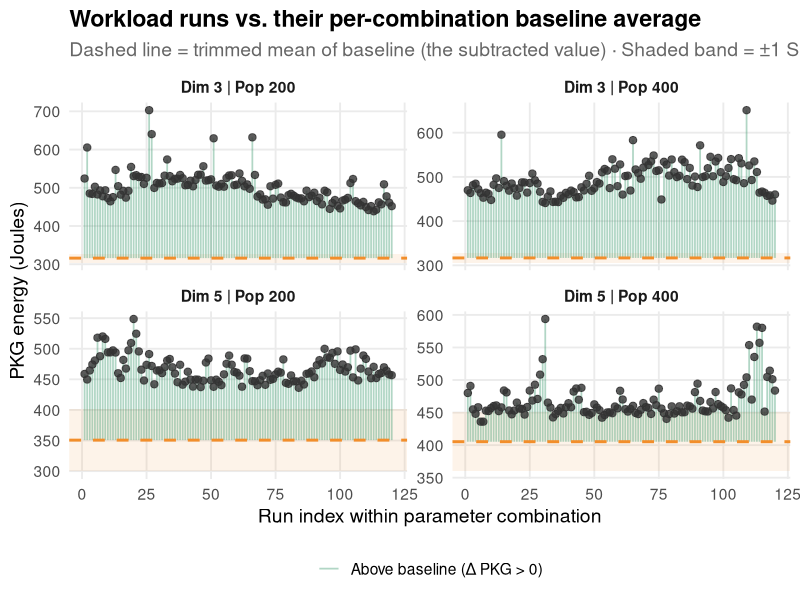
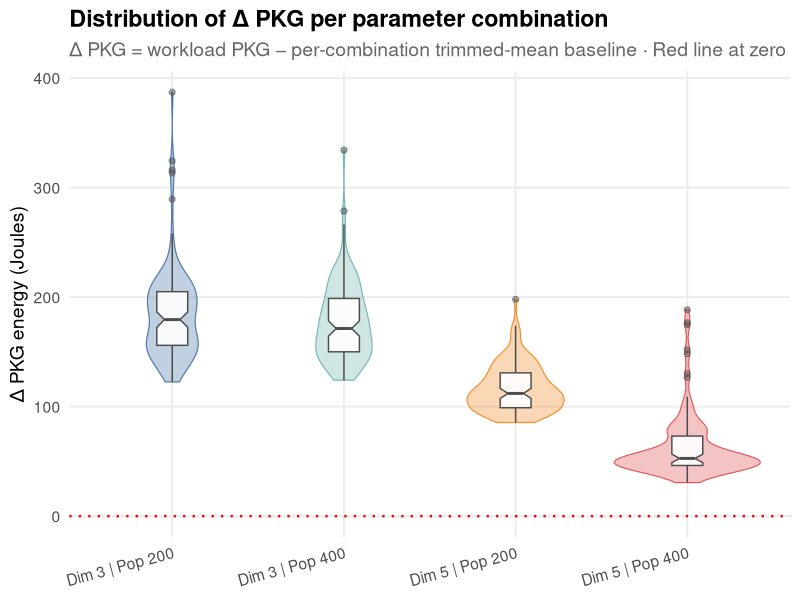
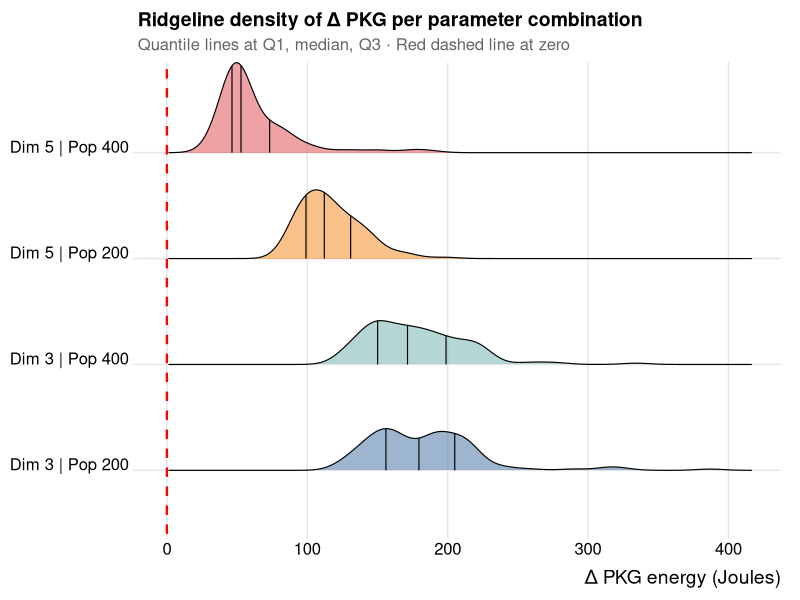

The R script that drew these images, in order:
## ---- chunk 1
knitr::opts_chunk$set(
  echo      = TRUE,
  warning   = FALSE,
  message   = FALSE,
  fig.align = "center",
  fig.width = 9,
  fig.height = 5,
  dpi       = 150
)
## ---- chunk 2
library(ggplot2)
library(dplyr)
library(ggridges)
## ---- chunk 3
null_cols <- c("alpha", "max_gens", "different_seeds",
               "diff_fitness", "generations", "evaluations")

# ── Baseline (100 ms sampling) ───────────────────────────────────────────────
baseline <- read.csv("data/ola-base-ola-baseline-14-Dec-12-06-42.csv")
baseline[null_cols] <- NULL

# Per-combination trimmed mean (20 % trimming) — this is the value subtracted
baseline_summary <- baseline %>%
  group_by(dimension, population_size) %>%
  summarise(
    n_baseline       = n(),
    trimmed_mean_PKG = mean(PKG, trim = 0.2),
    sd_PKG           = sd(PKG),
    .groups = "drop"
  ) %>%
  mutate(param_combo = paste0("Dim ", dimension, " | Pop ", population_size))

# ── Workload ─────────────────────────────────────────────────────────────────
workload <- read.csv("data/ola-1.11.7-ola-14-Dec-13-02-30.csv")
workload$param_combo <- paste0("Dim ", workload$dimension,
                                " | Pop ", workload$population_size)

# Join the per-combination trimmed mean onto every workload row
workload <- workload %>%
  left_join(
    baseline_summary %>% select(dimension, population_size, trimmed_mean_PKG, sd_PKG),
    by = c("dimension", "population_size")
  ) %>%
  mutate(
    delta_PKG = PKG - trimmed_mean_PKG,
    run_index = ave(seq_along(PKG), param_combo, FUN = seq_along)
  )
## ---- chunk 4
baseline_summary %>%
  select(param_combo, n_baseline, trimmed_mean_PKG, sd_PKG) %>%
  mutate(across(where(is.numeric), ~ round(.x, 2)))
## ---- chunk 5
pal_sign <- c("TRUE" = "#3D9970", "FALSE" = "#E07A5F")

ggplot(workload, aes(x = as.numeric(run_index), y = PKG)) +
  # ±1 SD baseline band
  geom_rect(
    data = baseline_summary,
    aes(xmin = -Inf, xmax = Inf,
        ymin = trimmed_mean_PKG - sd_PKG,
        ymax = trimmed_mean_PKG + sd_PKG),
    fill = "#F28E2B", alpha = 0.10, inherit.aes = FALSE
  ) +
  # sign-coded vertical segments
  geom_segment(
    aes(xend = as.numeric(run_index),
        yend = trimmed_mean_PKG,
        colour = delta_PKG >= 0),
    alpha = 0.40, linewidth = 0.6
  ) +
  # workload points
  geom_point(colour = "grey20", size = 2.2, alpha = 0.80) +
  # baseline average line
  geom_hline(
    data = baseline_summary,
    aes(yintercept = trimmed_mean_PKG),
    linetype = "dashed", colour = "#F28E2B", linewidth = 1.0
  ) +
  scale_colour_manual(
    values = pal_sign,
    labels = c("TRUE" = "Above baseline (Δ PKG > 0)",
               "FALSE" = "Below baseline (Δ PKG < 0)"),
    name = NULL
  ) +
  facet_wrap(~ param_combo, ncol = 2, scales = "free_y") +
  theme_minimal(base_size = 14) +
  theme(
    legend.position  = "bottom",
    strip.text       = element_text(face = "bold"),
    panel.grid.minor = element_blank(),
    plot.title       = element_text(face = "bold"),
    plot.subtitle    = element_text(colour = "grey40")
  ) +
  labs(
    title    = "Workload runs vs. their per-combination baseline average",
    subtitle = "Dashed line = trimmed mean of baseline (the subtracted value) · Shaded band = ±1 SD",
    x        = "Run index within parameter combination",
    y        = "PKG energy (Joules)"
  )
## ---- chunk 6
combo_pal <- c(
  "Dim 3 | Pop 200" = "#4E79A7",
  "Dim 3 | Pop 400" = "#76B7B2",
  "Dim 5 | Pop 200" = "#F28E2B",
  "Dim 5 | Pop 400" = "#E15759"
)

ggplot(workload,
       aes(x = param_combo, y = delta_PKG,
           fill = param_combo, colour = param_combo)) +
  geom_violin(alpha = 0.35, linewidth = 0.4, width = 0.85) +
  geom_boxplot(
    width = 0.18, notch = TRUE,
    outlier.size = 1.8, outlier.alpha = 0.5,
    fill = "white", colour = "grey30", alpha = 0.9
  ) +
  geom_hline(yintercept = 0, linetype = "dotted",
             colour = "red", linewidth = 0.8) +
  scale_fill_manual(values = combo_pal) +
  scale_colour_manual(values = combo_pal) +
  theme_minimal(base_size = 14) +
  theme(
    legend.position  = "none",
    axis.text.x      = element_text(angle = 15, hjust = 1),
    panel.grid.minor = element_blank(),
    plot.title       = element_text(face = "bold"),
    plot.subtitle    = element_text(colour = "grey40")
  ) +
  labs(
    title    = "Distribution of Δ PKG per parameter combination",
    subtitle = "Δ PKG = workload PKG − per-combination trimmed-mean baseline · Red line at zero",
    x        = NULL,
    y        = "Δ PKG energy (Joules)"
  )
## ---- chunk 7
ggplot(workload,
       aes(x = delta_PKG, y = param_combo, fill = param_combo)) +
  geom_density_ridges(
    alpha          = 0.55,
    scale          = 0.85,
    quantile_lines = TRUE,
    quantiles      = c(0.25, 0.5, 0.75),
    linewidth      = 0.4
  ) +
  geom_vline(xintercept = 0, linetype = "dashed",
             colour = "red", linewidth = 0.8) +
  scale_fill_manual(values = combo_pal) +
  theme_ridges(font_size = 14) +
  theme(
    legend.position = "none",
    plot.title      = element_text(face = "bold"),
    plot.subtitle   = element_text(colour = "grey40")
  ) +
  labs(
    title    = "Ridgeline density of Δ PKG per parameter combination",
    subtitle = "Quantile lines at Q1, median, Q3 · Red dashed line at zero",
    x        = "Δ PKG energy (Joules)",
    y        = NULL
  )
